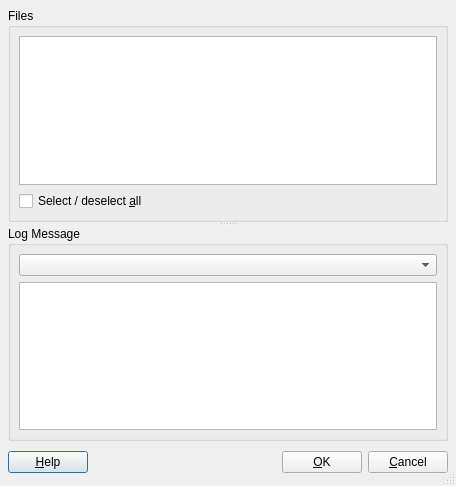
<ui version="4.0" >
 <class>FileSelector</class>
 <widget class="QDialog" name="FileSelector" >
  <property name="geometry" >
   <rect>
    <x>0</x>
    <y>0</y>
    <width>456</width>
    <height>486</height>
   </rect>
  </property>
  <property name="sizeGripEnabled" >
   <bool>true</bool>
  </property>
  <property name="modal" >
   <bool>true</bool>
  </property>
  <layout class="QGridLayout" >
   <property name="margin" >
    <number>8</number>
   </property>
   <property name="spacing" >
    <number>6</number>
   </property>
   <item row="0" column="0" >
    <widget class="QSplitter" name="splitter" >
     <property name="orientation" >
      <enum>Qt::Vertical</enum>
     </property>
     <widget class="QGroupBox" name="groupBoxFiles" >
      <property name="title" >
       <string>Files</string>
      </property>
      <layout class="QGridLayout" >
       <property name="margin" >
        <number>8</number>
       </property>
       <property name="spacing" >
        <number>6</number>
       </property>
       <item row="1" column="0" >
        <widget class="QCheckBox" name="checkSelectAll" >
         <property name="text" >
          <string>Select / deselect &amp;all</string>
         </property>
        </widget>
       </item>
       <item row="0" column="0" >
        <widget class="QTreeView" name="treeViewFiles" >
         <property name="selectionMode" >
          <enum>QAbstractItemView::SingleSelection</enum>
         </property>
         <property name="selectionBehavior" >
          <enum>QAbstractItemView::SelectRows</enum>
         </property>
         <property name="rootIsDecorated" >
          <bool>false</bool>
         </property>
         <property name="uniformRowHeights" >
          <bool>true</bool>
         </property>
         <property name="itemsExpandable" >
          <bool>false</bool>
         </property>
        </widget>
       </item>
      </layout>
     </widget>
     <widget class="QGroupBox" name="groupBoxLogMessage" >
      <property name="title" >
       <string>Log Message</string>
      </property>
      <layout class="QGridLayout" >
       <property name="margin" >
        <number>8</number>
       </property>
       <property name="spacing" >
        <number>6</number>
       </property>
       <item row="1" column="0" >
        <widget class="QTextEdit" name="editLogMessage" />
       </item>
       <item row="0" column="0" >
        <widget class="QComboBox" name="comboLogHistory" >
         <property name="maxCount" >
          <number>15</number>
         </property>
         <property name="sizeAdjustPolicy" >
          <enum>QComboBox::AdjustToMinimumContentsLength</enum>
         </property>
        </widget>
       </item>
      </layout>
     </widget>
    </widget>
   </item>
   <item row="1" column="0" >
    <layout class="QHBoxLayout" >
     <property name="margin" >
      <number>0</number>
     </property>
     <property name="spacing" >
      <number>6</number>
     </property>
     <item>
      <widget class="QPushButton" name="buttonHelp" >
       <property name="text" >
        <string>&amp;Help</string>
       </property>
       <property name="shortcut" >
        <string>F1</string>
       </property>
       <property name="autoDefault" >
        <bool>true</bool>
       </property>
      </widget>
     </item>
     <item>
      <spacer>
       <property name="orientation" >
        <enum>Qt::Horizontal</enum>
       </property>
       <property name="sizeHint" >
        <size>
         <width>41</width>
         <height>31</height>
        </size>
       </property>
      </spacer>
     </item>
     <item>
      <widget class="QPushButton" name="okButton" >
       <property name="text" >
        <string>&amp;OK</string>
       </property>
      </widget>
     </item>
     <item>
      <widget class="QPushButton" name="cancelButton" >
       <property name="text" >
        <string>&amp;Cancel</string>
       </property>
      </widget>
     </item>
    </layout>
   </item>
  </layout>
  <widget class="QSplitter" name="splitter_3" >
   <property name="geometry" >
    <rect>
     <x>9</x>
     <y>9</y>
     <width>444</width>
     <height>352</height>
    </rect>
   </property>
   <property name="orientation" >
    <enum>Qt::Vertical</enum>
   </property>
  </widget>
  <action name="actionRevert" >
   <property name="icon" >
    <iconset resource="../qsvn.qrc" >:/images/actionrevert.png</iconset>
   </property>
   <property name="text" >
    <string>&amp;Revert</string>
   </property>
  </action>
  <action name="actionDiff" >
   <property name="text" >
    <string>Diff</string>
   </property>
  </action>
  <action name="actionResolved" >
   <property name="text" >
    <string>Resolved</string>
   </property>
   <property name="iconText" >
    <string>Resolved</string>
   </property>
   <property name="toolTip" >
    <string>Resolved</string>
   </property>
  </action>
 </widget>
 <resources>
  <include location="../qsvn.qrc" />
 </resources>
 <connections>
  <connection>
   <sender>cancelButton</sender>
   <signal>clicked()</signal>
   <receiver>FileSelector</receiver>
   <slot>reject()</slot>
   <hints>
    <hint type="sourcelabel" >
     <x>446</x>
     <y>473</y>
    </hint>
    <hint type="destinationlabel" >
     <x>179</x>
     <y>282</y>
    </hint>
   </hints>
  </connection>
 </connections>
</ui>
